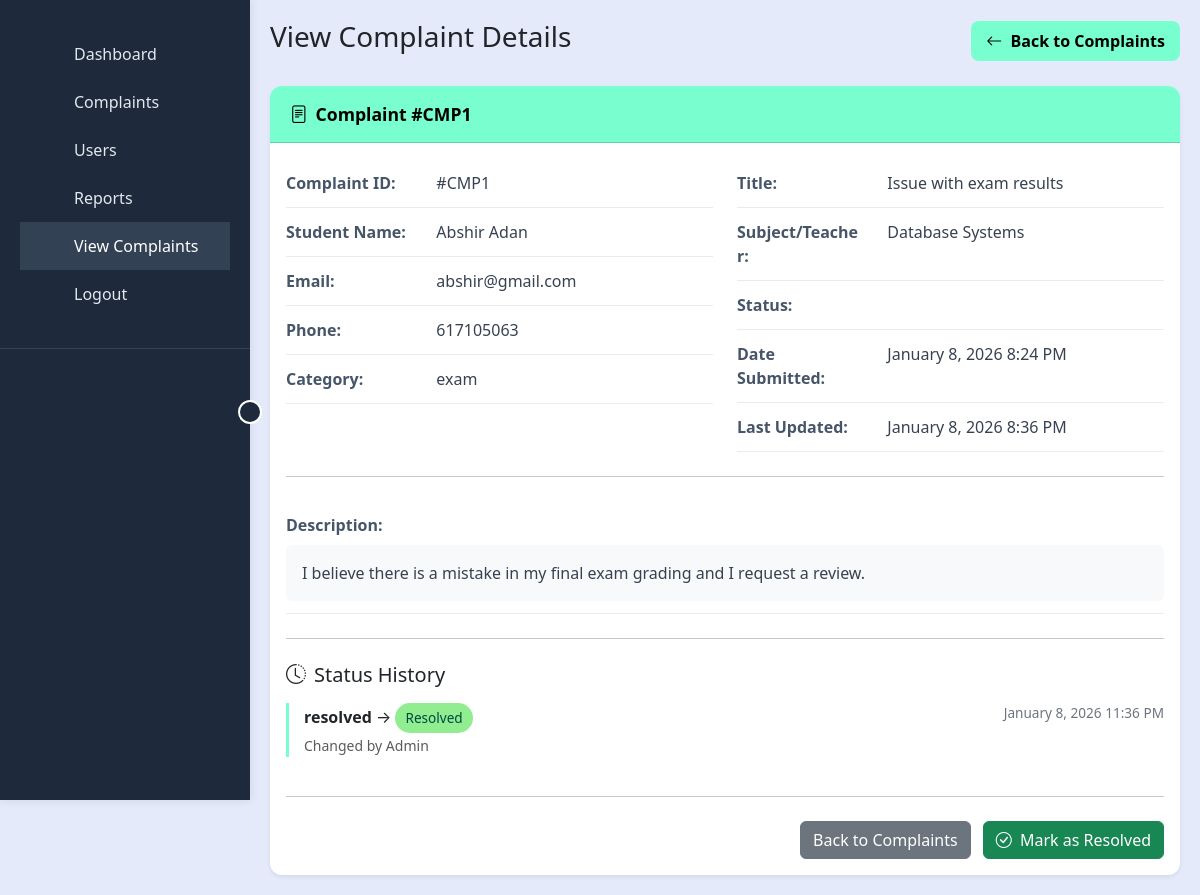
Page /admin/view_complaints.php?id=1 (signed in) on the committed database.
### tables this page shows
CREATE TABLE `complaints` (
  `id` int(11) NOT NULL,
  `student_id` int(11) NOT NULL,
  `category` enum('exam','teacher','subject','class','others') NOT NULL,
  `title` varchar(200) NOT NULL,
  `description` text NOT NULL,
  `priority` enum('low','medium','high') DEFAULT 'medium',
  `status` enum('pending','in_review','resolved') DEFAULT 'pending',
  `created_at` timestamp NOT NULL DEFAULT current_timestamp(),
  `related_subject_or_teacher` varchar(255) DEFAULT NULL,
  `resolved_at` timestamp NULL DEFAULT NULL,
  `updated_at` timestamp NOT NULL DEFAULT current_timestamp() ON UPDATE current_timestamp()
);

CREATE TABLE `users` (
  `id` int(11) NOT NULL,
  `fullname` varchar(150) NOT NULL,
  `email` varchar(100) NOT NULL,
  `phone` varchar(20) DEFAULT NULL,
  `address` varchar(255) DEFAULT NULL,
  `birth_place` varchar(100) DEFAULT NULL,
  `birth_year` year(4) DEFAULT NULL,
  `profile_image` varchar(255) DEFAULT 'default.png',
  `password` varchar(255) NOT NULL,
  `role` enum('admin','student') DEFAULT 'student',
  `status` enum('active','inactive') DEFAULT 'active',
  `created_at` timestamp NOT NULL DEFAULT current_timestamp()
);

CREATE TABLE `complaint_status_history` (
  `id` int(11) NOT NULL,
  `complaint_id` int(11) NOT NULL,
  `old_status` varchar(50) DEFAULT NULL,
  `new_status` varchar(50) DEFAULT NULL,
  `changed_by` int(11) DEFAULT NULL,
  `changed_at` datetime DEFAULT current_timestamp()
);

### admin/view_complaints.php (the view, shortened to what this page needs)
<?php
include('../config/db.php');
$complaint_id = $_GET['id'] ?? null;
$sql = "SELECT c.*, u.fullname, u.email, u.phone FROM complaints c JOIN users u ON c.student_id = u.id WHERE c.id = ?";
$stmt = mysqli_prepare($conn, $sql);
mysqli_stmt_bind_param($stmt, "i", $complaint_id);
mysqli_stmt_execute($stmt);
$result = mysqli_stmt_get_result($stmt);
$complaint = mysqli_fetch_assoc($result);
$status_history_sql = "SELECT * FROM complaint_status_history WHERE complaint_id = ? ORDER BY changed_at DESC";
$status_history_stmt = mysqli_prepare($conn, $status_history_sql);
mysqli_stmt_bind_param($status_history_stmt, "i", $complaint_id);
mysqli_stmt_execute($status_history_stmt);
$status_history_result = mysqli_stmt_get_result($status_history_stmt);
?>
<!DOCTYPE html>
<html lang="en">
<head>
    <link href="https://cdn.jsdelivr.net/npm/bootstrap@5.3.0/dist/css/bootstrap.min.css" rel="stylesheet">
    <link rel="stylesheet" href="https://cdn.jsdelivr.net/npm/bootstrap-icons@1.10.0/font/bootstrap-icons.css">
</head>
<body>
    <?php include 'sidebar.php'; ?>
    <div class="main-content">
        <div class="d-flex justify-content-between align-items-center mb-4">
            <h1 class="h3">View Complaint Details</h1>
            <a href="manage_complaints.php" class="btn btn-back">
                <i class="bi bi-arrow-left me-1"></i> Back to Complaints
            </a>
        </div>
        <div class="card complaint-details-card">
            <div class="card-header card-header-details">
                <i class="bi bi-file-text me-2"></i>Complaint #CMP<?php echo $complaint['id']; ?>
            </div>
            <div class="card-body">
                <div class="row">
                    <div class="col-md-6">
                        <div class="detail-row">
                            <div class="row">
                                <div class="col-4"><span class="detail-label">Complaint ID:</span></div>
                                <div class="col-8"><span class="detail-value">#CMP<?php echo $complaint['id']; ?></span></div>
                            </div>
                        </div>
                        <div class="detail-row">
                            <div class="row">
                                <div class="col-4"><span class="detail-label">Student Name:</span></div>
                                <div class="col-8"><span class="detail-value"><?php echo htmlspecialchars($complaint['fullname']); ?></span></div>
                            </div>
                        </div>
                        <div class="detail-row">
                            <div class="row">
                                <div class="col-4"><span class="detail-label">Email:</span></div>
                                <div class="col-8"><span class="detail-value"><?php echo htmlspecialchars($complaint['email']); ?></span></div>
                            </div>
                        </div>
                        <div class="detail-row">
                            <div class="row">
                                <div class="col-4"><span class="detail-label">Phone:</span></div>
                                <div class="col-8"><span class="detail-value"><?php echo htmlspecialchars($complaint['phone']); ?></span></div>
                            </div>
                        </div>
                        <div class="detail-row">
                            <div class="row">
                                <div class="col-4"><span class="detail-label">Category:</span></div>
                                <div class="col-8"><span class="detail-value"><?php echo htmlspecialchars($complaint['category']); ?></span></div>
                            </div>
                        </div>
                    </div>
                    <div class="col-md-6">
                        <div class="detail-row">
                            <div class="row">
                                <div class="col-4"><span class="detail-label">Title:</span></div>
                                <div class="col-8"><span class="detail-value"><?php echo htmlspecialchars($complaint['title']); ?></span></div>
                            </div>
                        </div>
                        <div class="detail-row">
                            <div class="row">
                                <div class="col-4"><span class="detail-label">Subject/Teacher:</span></div>
                                <div class="col-8"><span class="detail-value"><?php echo htmlspecialchars($complaint['related_subject_or_teacher'] ?: 'N/A'); ?></span></div>
                            </div>
                        </div>
                        <div class="detail-row">
                            <div class="row">
                                <div class="col-4"><span class="detail-label">Status:</span></div>
                                <div class="col-8">
                                </div>
                            </div>
                        </div>
                        <div class="detail-row">
                            <div class="row">
                                <div class="col-4"><span class="detail-label">Date Submitted:</span></div>
                                <div class="col-8"><span class="detail-value"><?php echo date('F j, Y g:i A', strtotime($complaint['created_at'])); ?></span></div>
                            </div>
                        </div>
                        <div class="detail-row">
                            <div class="row">
                                <div class="col-4"><span class="detail-label">Last Updated:</span></div>
                                <div class="col-8"><span class="detail-value"><?php echo date('F j, Y g:i A', strtotime($complaint['updated_at'])); ?></span></div>
                            </div>
                        </div>
                    </div>
                </div>
                <hr class="my-4">
                <div class="row">
                    <div class="col-12">
                        <div class="detail-row">
                            <div class="detail-label mb-2">Description:</div>
                            <div class="detail-value p-3 bg-light rounded">
                                <?php echo nl2br(htmlspecialchars($complaint['description'])); ?>
                            </div>
                        </div>
                    </div>
                </div>
                <hr class="my-4">
                <div class="row">
                    <div class="col-12">
                        <h5 class="mb-3"><i class="bi bi-clock-history me-2"></i>Status History</h5>
                        <?php if (mysqli_num_rows($status_history_result) > 0): ?>
                            <?php while ($history = mysqli_fetch_assoc($status_history_result)): ?>
                                <div class="status-history-item">
                                    <div class="d-flex justify-content-between">
                                        <div>
                                            <strong><?php echo htmlspecialchars($history['old_status']); ?></strong> →
                                            <span class="status-<?php echo strtolower($history['new_status']); ?>"><?php echo htmlspecialchars($history['new_status']); ?></span>
                                        </div>
                                        <div class="status-history-date">
                                            <?php echo date('F j, Y g:i A', strtotime($history['changed_at'])); ?>
                                        </div>
                                    </div>
                                    <small class="text-muted">Changed by Admin</small>
                                </div>
                            <?php endwhile; ?>
                        <?php else: ?>
                            <p class="text-muted">No status changes recorded yet.</p>
                        <?php endif; ?>
                    </div>
                </div>
                <hr class="my-4">
                <div class="row">
                    <div class="col-12 text-end">
                        <a href="manage_complaints.php" class="btn btn-secondary me-2">Back to Complaints</a>
                        <a href="manage_complaints.php" class="btn btn-success" onclick="document.getElementById('resolveForm').submit(); return false;">
                            <i class="bi bi-check-circle me-1"></i> Mark as Resolved
                        </a>
                    </div>
                </div>
            </div>
        </div>
    </div>
</body>
</html>

### admin/view_complaints.php (style rules this page uses)
:root { --primary-accent: #78FECF; --background-base: #E5EAFA; --success-text: #093824; --secondary: #C6CCB2; --error-state: #BF4E30; }
body { background-color: var(--background-base); overflow-x: hidden; }
.main-content { margin-left: 250px; padding: 20px; transition: all 0.3s; }
.complaint-details-card { border: none; box-shadow: 0 0.125rem 0.25rem rgba(0, 0, 0, 0.075); border-radius: 12px; overflow: hidden; }
.card-header-details { background: var(--primary-accent); color: #000; padding: 15px 20px; font-weight: 600; font-size: 1.1rem; }
.detail-row { border-bottom: 1px solid #e9ecef; padding: 12px 0; }
.detail-label { font-weight: 600; color: #475569; }
.detail-value { color: #374151; }
.status-resolved { background-color: #90EE90; color: #004A42; padding: 5px 10px; border-radius: 20px; font-size: 0.85rem; font-weight: 500; display: inline-block; }
.btn-back { background: var(--primary-accent); border: none; color: #000; font-weight: 600; padding: 8px 15px; border-radius: 8px; }
.status-history-item { border-left: 3px solid #78FECF; padding-left: 15px; margin-bottom: 15px; }
.status-history-date { font-size: 0.85rem; color: #6c757d; }

### rows in the picture
complaints: id "1", student.fullname "Abshir Adan", student.email "abshir@gmail.com", student.phone "617105063", category "exam", title "Issue with exam results", related_subject_or_teacher "Database Systems", created_at "January 8, 2026 8:24 PM", updated_at "January 8, 2026 8:36 PM", description "I believe there is a mistake in my final exam grading and I request a review."
complaint_status_history: old_status "resolved", new_status "Resolved", changed_at "January 8, 2026 11:36 PM"
